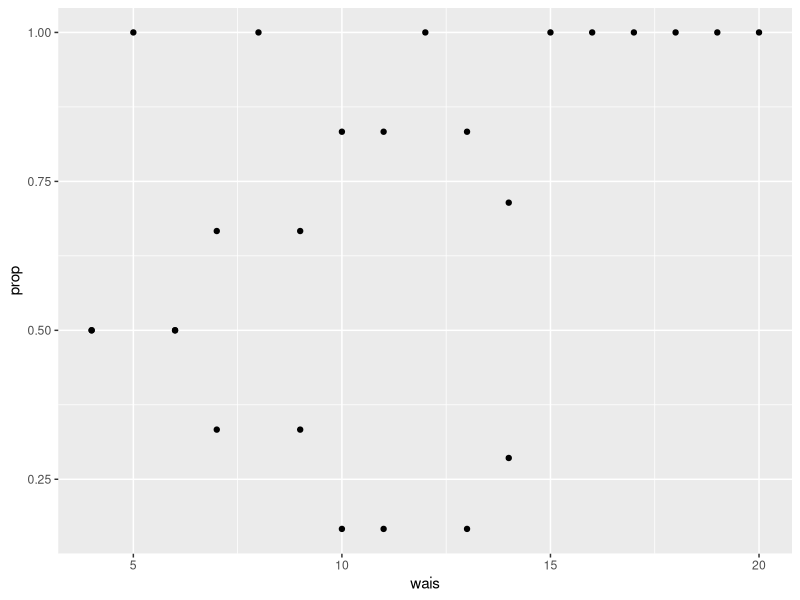

Write the R code that produced this figure.
## ---- chunk 1
knitr::opts_chunk$set(echo = TRUE)
## ---- chunk 2
library(readxl)
library(ggplot2)
library(dplyr)
library(MASS)

dat <- read_excel("oct_11_2018_h4_table_7_18.xlsx")
names(dat) <- c('wais', 'symptom')

## ---- chunk 3
#This problem models section 7.8 in our text. Use the WAIS dataset (Table 7.8) and conduct logisitic regression
#of symptoms present on score. Show all your work, ideally, through embedded code and interpreted results.

q2_lr <- glm(symptom ~ wais, data = dat, family = binomial(link = "logit"))
summary(q2_lr)
exp(confint(q2_lr))

#(a) Confirm the first 4 columns of Table 7.9. NB: the definition of “success” appears to have flip-flopped. Plan
#accordingly.

    dat[1:4,]


#(b) Confirm the estimation of the βˆ’s and corresponding standard errors by extracting from your logistic regression
#results or explicitly calculating.

    coef(q2_lr)
    summary(q2_lr)$coefficients[, 2]

#(c) Verify the Hosmer-Lemeshow test statistic as presented in Table 7.10.

    #How to do this test?
    
    
#(d) Replicate the plot in Figure 7.5.
#Counts

dat_gp_2 <- dat %>%
    group_by(symptom, wais)  %>%
     summarise(n= n())

#Proportions
dat_fin <- dat_gp_2 %>%
  group_by(wais)%>%
    mutate(prop = n / sum(n))

p <- ggplot(data = dat_fin, aes(x=wais, y=prop))
p + geom_point() 
      #How do I add the curvilinear line?


#(e) What do the results in (b) and (d) suggest regarding inference, i.e., what do you conclude? Use verbiage
#specific to the dataset used.

    #The probability of senility increases with increasing WAIS score.....(finish after assistance)



